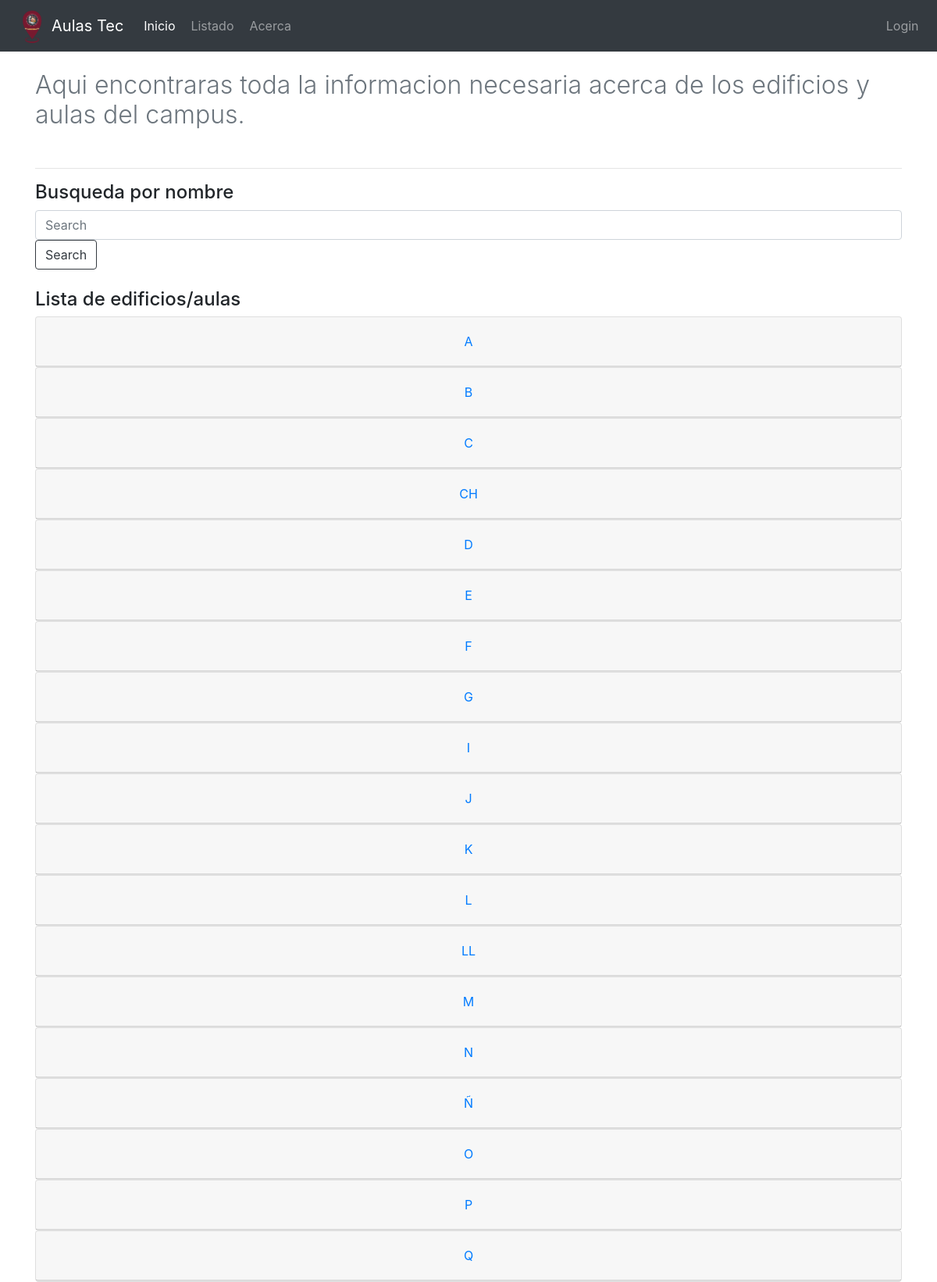
/listado (upper part), run on the app's committed database.
### AulasTec/models.py (models this page shows, shortened)
class Edificio(models.Model):
	nombre = models.CharField(max_length=5, null=False, unique=True)
	especialidad = models.CharField(max_length=100, null=True)
	descripcion = models.CharField(max_length=200, null=True)
	numAulas = models.IntegerField()
	numPisos = models.IntegerField()
	created_at = models.DateTimeField(auto_now_add=True)
	updated_at = models.DateTimeField(auto_now_add=True)

### AulasTec/views.py (the view)
# urls.py: path("listado", views.listado, name="listado"),
def listado(request):
    edificios = Edificio.objects.all()
    aulas = Aula.objects.all()
    return render(request, "aulas/listado.html", {
        "edificios": edificios,
        "aulas": aulas
    })

### AulasTec/templates/aulas/listado.html (shortened to what this page needs)
{% extends "aulas/layout.html" %}
{% block body %}
<br>
<div class="container">
    <h2 class="text-muted font-weight-light">Aqui encontraras toda la informacion necesaria acerca de los edificios y aulas del campus.</h2>
    <br><hr>
    <h4>Busqueda por nombre</h4>
        <input id="texto" class="form-control mr-sm-4" placeholder="Search">
        <button class="btn btn-outline-dark my-2 my-sm-0" onclick="buscar()">Search</button>
    <br>
    <br>
    <h4>Lista de edificios/aulas</h4>
    <div id="content-table">
      {% for edificio in edificios %}
      <div id="accordion">
        <div class="card text-center">
          <div class="card-header" id="headingOne">
            <h5 class="mb-0">
              <button class="btn btn-link" data-toggle="collapse" data-target="#collapseOne{{ edificio.nombre }}" aria-expanded="true" aria-controls="collapseOne{{ edificio.nombre }}">
                {{ edificio.nombre }}
              </button>
            </h5>
          </div>
        </div>
      </div>
    {% endfor %}
    </div>
</div>
<br>
{% endblock %}

### AulasTec/static/sga/miEstilo.css (style rules this page uses)
* { border: 0px solid #000; }
.container { width: 100%; padding-right: 15px; padding-left: 15px; margin-right: auto; margin-left: auto; }

### data on the page
Edificio: nombre "A"
Edificio: nombre "B"
Edificio: nombre "C"
Edificio: nombre "CH"
Edificio: nombre "D"
Edificio: nombre "E"
Edificio: nombre "F"
Edificio: nombre "G"
Edificio: nombre "I"
Edificio: nombre "J"
Edificio: nombre "K"
Edificio: nombre "L"
Edificio: nombre "LL"
Edificio: nombre "M"
Edificio: nombre "N"
Edificio: nombre "Ñ"
Edificio: nombre "O"
Edificio: nombre "P"
Edificio: nombre "Q"
